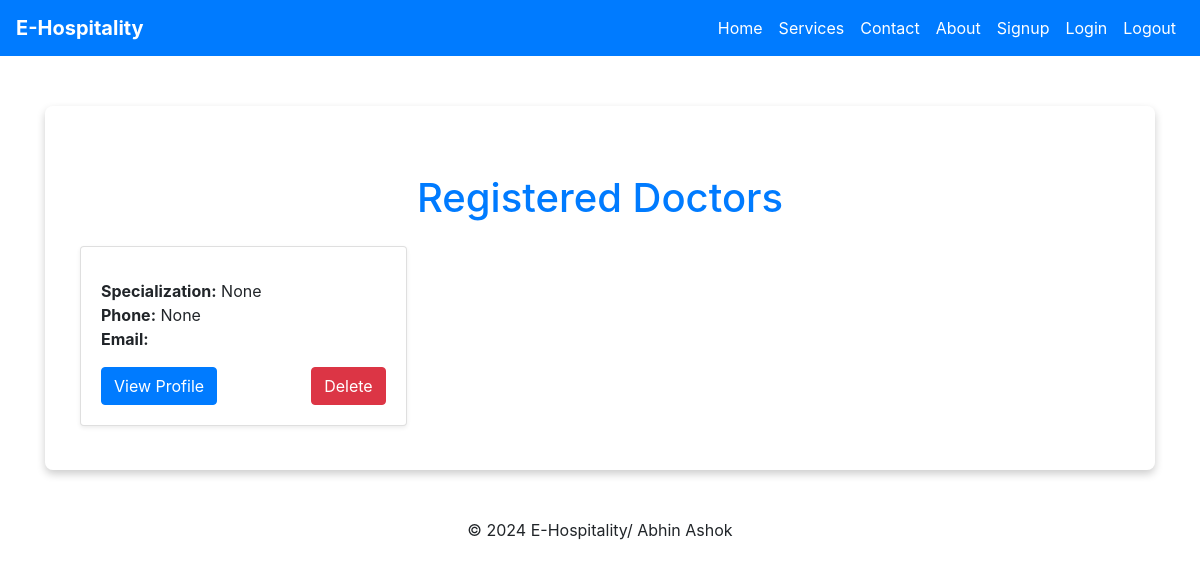
Before: /doctors/ (signed in) with the older database file.
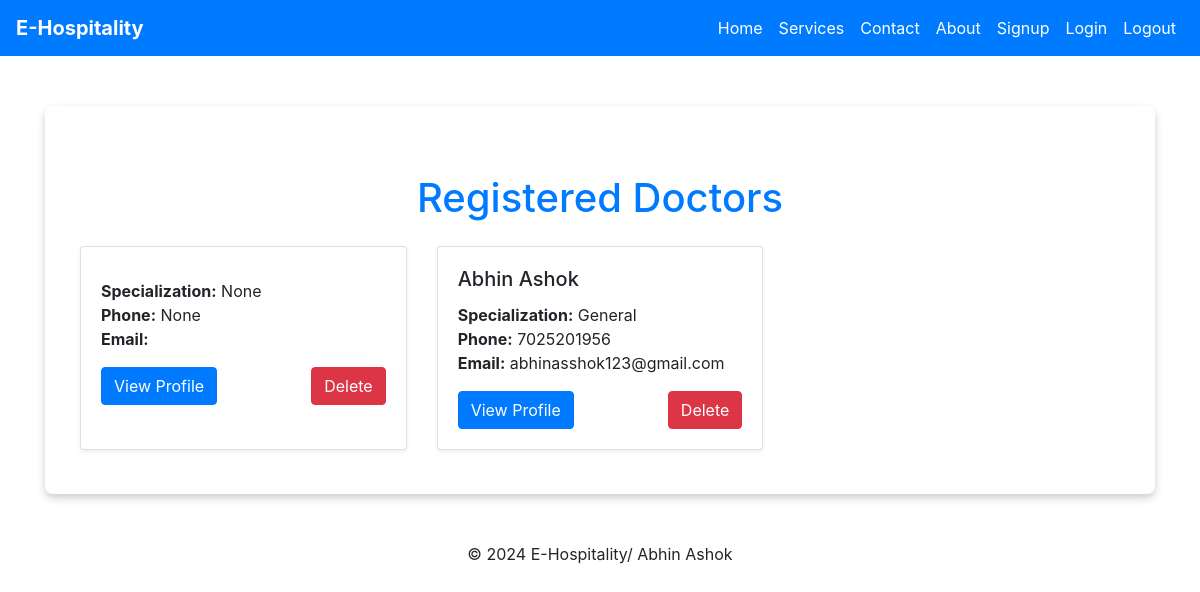
After: the same page with the newer database file.
### H_app/models.py (models this page shows, shortened)
class DoctorProfile(models.Model):
    user = models.OneToOneField(User, on_delete=models.CASCADE, related_name='doctor_profile')
    name = models.CharField(max_length=100, null=True)
    email = models.EmailField(null=True)
    phone_no = models.IntegerField(null=True)
    specialization = models.CharField(max_length=100, null=True)
    availability = models.CharField(max_length=100, null=True)
    phone = models.CharField(max_length=15, null=True)
    consultation_fee = models.DecimalField(max_digits=8, decimal_places=2, default=0.00)

class CustomUser(AbstractUser):
    USER_TYPES = (
        ('patient', 'Patient'),
        ('doctor', 'Doctor'),
        ('admin', 'Admin'),
    )
    user_type = models.CharField(max_length=10, choices=USER_TYPES, default='patient')

### H_app/views.py (the view)
# urls.py: path('doctors/', views.list_doctors, name='doctors_list'),
@login_required
def list_doctors(request):
    doctors = DoctorProfile.objects.all()
    return render(request, 'doctor_list.html', {'doctors': doctors})

### templates/doctor_list.html (shortened to what this page needs)
{% extends 'base.html' %}
{% block content %}
<div class="container mt-5">
    <h1 class="text-center text-primary mb-4">Registered Doctors</h1>
    {% if doctors %}
    <div class="row">
        {% for doctor in doctors %}
        <div class="col-md-4 mb-4">
            <div class="card h-100 shadow-sm">
                <div class="card-body">
                    <h5 class="card-title">{{ doctor.user.first_name }} {{ doctor.user.last_name }}</h5>
                    <p class="card-text">
                        <strong>Specialization:</strong> {{ doctor.specialization }}<br>
                        <strong>Phone:</strong> {{ doctor.phone }}<br>
                        <strong>Email:</strong> {{ doctor.user.email }}
                    </p>
                    <div class="d-flex justify-content-between">
                        <a href="#" class="btn btn-primary">View Profile</a>
                        <form method="post" action="{% url 'delete_doctor' doctor.id %}" style="display: inline;">
                            <button type="submit" class="btn btn-danger" onclick="return confirm('Are you sure you want to delete this doctor?');">
                                Delete
                            </button>
                        </form>
                    </div>
                </div>
            </div>
        </div>
        {% endfor %}
    </div>
    {% else %}
    <div class="alert alert-warning text-center">
        No registered doctors found.
    </div>
    {% endif %}
</div>
{% endblock %}

Changed rows visible on the page:
added DoctorProfile: user.first_name "Abhin", user.last_name "Ashok", specialization "General", phone "7025201956", user.email "abhinasshok123@gmail.com"
